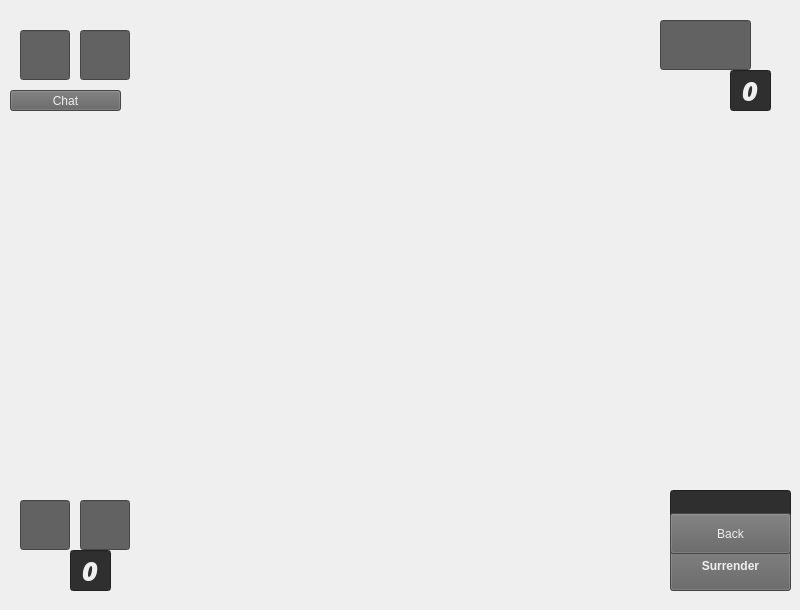
   <widget class="QWidget" name="page_2">
    <widget class="QWidget" name="gridLayoutWidget_2">
     <property name="geometry">
      <rect>
       <x>150</x>
       <y>90</y>
       <width>511</width>
       <height>481</height>
      </rect>
     </property>
     <layout class="QGridLayout" name="boardPlaceholder_3"/>
    </widget>
    <widget class="QWidget" name="horizontalLayoutWidget">
     <property name="geometry">
      <rect>
       <x>200</x>
       <y>0</y>
       <width>401</width>
       <height>80</height>
      </rect>
     </property>
     <layout class="QHBoxLayout" name="choiceLayout"/>
    </widget>
    <widget class="QLineEdit" name="groupTop">
     <property name="geometry">
      <rect>
       <x>20</x>
       <y>30</y>
       <width>50</width>
       <height>50</height>
      </rect>
     </property>
     <property name="minimumSize">
      <size>
       <width>0</width>
       <height>50</height>
      </size>
     </property>
     <property name="maximumSize">
      <size>
       <width>50</width>
       <height>50</height>
      </size>
     </property>
     <property name="font">
      <font>
       <family>Open Sans Extrabold</family>
       <pointsize>36</pointsize>
       <weight>75</weight>
       <italic>true</italic>
       <bold>true</bold>
      </font>
     </property>
     <property name="styleSheet">
      <string notr="true">background-color: rgb(98, 98, 98);
color: rgb(239, 239, 239);</string>
     </property>
     <property name="alignment">
      <set>Qt::AlignCenter</set>
     </property>
    </widget>
    <widget class="QLabel" name="label_3">
     <property name="geometry">
      <rect>
       <x>20</x>
       <y>10</y>
       <width>61</width>
       <height>20</height>
      </rect>
     </property>
     <property name="styleSheet">
      <string notr="true">
color: rgb(239, 239, 239);</string>
     </property>
     <property name="text">
      <string>Gruppe:</string>
     </property>
    </widget>
    <widget class="QLineEdit" name="groupBottom">
     <property name="geometry">
      <rect>
       <x>20</x>
       <y>500</y>
       <width>50</width>
       <height>50</height>
      </rect>
     </property>
     <property name="minimumSize">
      <size>
       <width>0</width>
       <height>50</height>
      </size>
     </property>
     <property name="maximumSize">
      <size>
       <width>50</width>
       <height>50</height>
      </size>
     </property>
     <property name="font">
      <font>
       <family>Open Sans Extrabold</family>
       <pointsize>36</pointsize>
       <weight>75</weight>
       <italic>true</italic>
       <bold>true</bold>
      </font>
     </property>
     <property name="styleSheet">
      <string notr="true">background-color: rgb(98, 98, 98);
color: rgb(239, 239, 239);</string>
     </property>
     <property name="alignment">
      <set>Qt::AlignCenter</set>
     </property>
    </widget>
    <widget class="QLabel" name="label_6">
     <property name="geometry">
      <rect>
       <x>20</x>
       <y>480</y>
       <width>59</width>
       <height>16</height>
      </rect>
     </property>
     <property name="styleSheet">
      <string notr="true">
color: rgb(239, 239, 239);</string>
     </property>
     <property name="text">
      <string>Gruppe:</string>
     </property>
    </widget>
    <widget class="QWidget" name="gridLayoutWidget_3">
     <property name="geometry">
      <rect>
       <x>670</x>
       <y>120</y>
       <width>121</width>
       <height>361</height>
      </rect>
     </property>
     <layout class="QGridLayout" name="rightGraveyard"/>
    </widget>
    <widget class="QLabel" name="label_2">
     <property name="geometry">
      <rect>
       <x>70</x>
       <y>10</y>
       <width>71</width>
       <height>20</height>
      </rect>
     </property>
     <property name="styleSheet">
      <string notr="true">
color: rgb(239, 239, 239);</string>
     </property>
     <property name="text">
      <string>Turns:</string>
     </property>
     <property name="alignment">
      <set>Qt::AlignCenter</set>
     </property>
    </widget>
    <widget class="QLineEdit" name="turnCounterTop">
     <property name="geometry">
      <rect>
       <x>80</x>
       <y>30</y>
       <width>50</width>
       <height>50</height>
      </rect>
     </property>
     <property name="maximumSize">
      <size>
       <width>50</width>
       <height>50</height>
      </size>
     </property>
     <property name="font">
      <font>
       <family>Open Sans Extrabold</family>
       <pointsize>36</pointsize>
       <weight>75</weight>
       <italic>true</italic>
       <bold>true</bold>
      </font>
     </property>
     <property name="styleSheet">
      <string notr="true">background-color: rgb(98, 98, 98);
color: rgb(239, 239, 239);</string>
     </property>
     <property name="alignment">
      <set>Qt::AlignCenter</set>
     </property>
    </widget>
    <widget class="QLineEdit" name="turnCounterBottom">
     <property name="geometry">
      <rect>
       <x>80</x>
       <y>500</y>
       <width>50</width>
       <height>50</height>
      </rect>
     </property>
     <property name="maximumSize">
      <size>
       <width>50</width>
       <height>50</height>
      </size>
     </property>
     <property name="font">
      <font>
       <family>Open Sans Extrabold</family>
       <pointsize>36</pointsize>
       <weight>75</weight>
       <italic>true</italic>
       <bold>true</bold>
      </font>
     </property>
     <property name="styleSheet">
      <string notr="true">background-color: rgb(98, 98, 98);
color: rgb(239, 239, 239);</string>
     </property>
     <property name="alignment">
      <set>Qt::AlignCenter</set>
     </property>
    </widget>
    <widget class="QLabel" name="label_13">
     <property name="geometry">
      <rect>
       <x>80</x>
       <y>480</y>
       <width>51</width>
       <height>20</height>
      </rect>
     </property>
     <property name="styleSheet">
      <string notr="true">
color: rgb(239, 239, 239);</string>
     </property>
     <property name="text">
      <string>Turns:</string>
     </property>
     <property name="alignment">
      <set>Qt::AlignCenter</set>
     </property>
    </widget>
    <widget class="QLineEdit" name="timer">
     <property name="geometry">
      <rect>
       <x>660</x>
       <y>20</y>
       <width>91</width>
       <height>50</height>
      </rect>
     </property>
     <property name="maximumSize">
      <size>
       <width>100</width>
       <height>50</height>
      </size>
     </property>
     <property name="font">
      <font>
       <family>Open Sans Extrabold</family>
       <pointsize>26</pointsize>
       <weight>75</weight>
       <italic>true</italic>
       <bold>true</bold>
      </font>
     </property>
     <property name="styleSheet">
      <string notr="true">background-color: rgb(98, 98, 98);
color: rgb(239, 239, 239);</string>
     </property>
     <property name="text">
      <string/>
     </property>
     <property name="alignment">
      <set>Qt::AlignCenter</set>
     </property>
    </widget>
    <widget class="QLabel" name="label_14">
     <property name="geometry">
      <rect>
       <x>680</x>
       <y>0</y>
       <width>59</width>
       <height>16</height>
      </rect>
     </property>
     <property name="styleSheet">
      <string notr="true">
color: rgb(239, 239, 239);</string>
     </property>
     <property name="text">
      <string>Timer:</string>
     </property>
    </widget>
    <widget class="QWidget" name="horizontalLayoutWidget_2">
     <property name="geometry">
      <rect>
       <x>180</x>
       <y>570</y>
       <width>481</width>
       <height>31</height>
      </rect>
     </property>
     <layout class="QHBoxLayout" name="horizontalLayout">
      <item>
       <widget class="QLabel" name="label_7">
        <property name="font">
         <font>
          <family>Arial</family>
          <weight>75</weight>
          <bold>true</bold>
         </font>
        </property>
        <property name="styleSheet">
         <string notr="true">
color: rgb(239, 239, 239);</string>
        </property>
        <property name="text">
         <string>A</string>
        </property>
       </widget>
      </item>
      <item>
       <widget class="QLabel" name="label_8">
        <property name="font">
         <font>
          <family>Arial</family>
          <weight>75</weight>
          <bold>true</bold>
         </font>
        </property>
        <property name="styleSheet">
         <string notr="true">
color: rgb(239, 239, 239);</string>
        </property>
        <property name="text">
         <string>B</string>
        </property>
       </widget>
      </item>
      <item>
       <widget class="QLabel" name="label_9">
        <property name="font">
         <font>
          <family>Arial</family>
          <weight>75</weight>
          <bold>true</bold>
         </font>
        </property>
        <property name="styleSheet">
         <string notr="true">
color: rgb(239, 239, 239);</string>
        </property>
        <property name="text">
         <string>C</string>
        </property>
       </widget>
      </item>
      <item>
       <widget class="QLabel" name="label_10">
        <property name="font">
         <font>
          <family>Arial</family>
          <weight>75</weight>
          <bold>true</bold>
         </font>
        </property>
        <property name="styleSheet">
         <string notr="true">
color: rgb(239, 239, 239);</string>
        </property>
        <property name="text">
         <string>D</string>
        </property>
       </widget>
      </item>
      <item>
       <widget class="QLabel" name="label_16">
        <property name="font">
         <font>
          <family>Arial</family>
          <weight>75</weight>
          <bold>true</bold>
         </font>
        </property>
        <property name="styleSheet">
         <string notr="true">
color: rgb(239, 239, 239);</string>
        </property>
        <property name="text">
         <string>E</string>
        </property>
       </widget>
      </item>
      <item>
       <widget class="QLabel" name="label_11">
        <property name="font">
         <font>
          <family>Arial</family>
          <weight>75</weight>
          <bold>true</bold>
         </font>
        </property>
        <property name="styleSheet">
         <string notr="true">
color: rgb(239, 239, 239);</string>
        </property>
        <property name="text">
         <string>F</string>
        </property>
       </widget>
      </item>
      <item>
       <widget class="QLabel" name="label_12">
        <property name="font">
         <font>
          <family>Arial</family>
          <weight>75</weight>
          <bold>true</bold>
         </font>
        </property>
        <property name="styleSheet">
         <string notr="true">
color: rgb(239, 239, 239);</string>
        </property>
        <property name="text">
         <string>G</string>
        </property>
       </widget>
      </item>
      <item>
       <widget class="QLabel" name="label_15">
        <property name="font">
         <font>
          <family>Arial</family>
          <weight>75</weight>
          <bold>true</bold>
         </font>
        </property>
        <property name="styleSheet">
         <string notr="true">
color: rgb(239, 239, 239);</string>
        </property>
        <property name="text">
         <string>H</string>
        </property>
       </widget>
      </item>
     </layout>
    </widget>
    <widget class="QWidget" name="verticalLayoutWidget">
     <property name="geometry">
      <rect>
       <x>130</x>
       <y>90</y>
       <width>21</width>
       <height>471</height>
      </rect>
     </property>
     <layout class="QVBoxLayout" name="verticalLayout">
      <item>
       <widget class="QLabel" name="label_31">
        <property name="font">
         <font>
          <family>Arial</family>
          <weight>75</weight>
          <bold>true</bold>
         </font>
        </property>
        <property name="styleSheet">
         <string notr="true">
color: rgb(239, 239, 239);</string>
        </property>
        <property name="text">
         <string>8</string>
        </property>
       </widget>
      </item>
      <item>
       <widget class="QLabel" name="label_25">
        <property name="font">
         <font>
          <family>Arial</family>
          <weight>75</weight>
          <bold>true</bold>
         </font>
        </property>
        <property name="styleSheet">
         <string notr="true">
color: rgb(239, 239, 239);</string>
        </property>
        <property name="text">
         <string>7</string>
        </property>
       </widget>
      </item>
      <item>
       <widget class="QLabel" name="label_32">
        <property name="font">
         <font>
          <family>Arial</family>
          <weight>75</weight>
          <bold>true</bold>
         </font>
        </property>
        <property name="styleSheet">
         <string notr="true">
color: rgb(239, 239, 239);</string>
        </property>
        <property name="text">
         <string>6</string>
        </property>
       </widget>
      </item>
      <item>
       <widget class="QLabel" name="label_27">
        <property name="font">
         <font>
          <family>Arial</family>
          <weight>75</weight>
          <bold>true</bold>
         </font>
        </property>
        <property name="styleSheet">
         <string notr="true">
color: rgb(239, 239, 239);</string>
        </property>
        <property name="text">
         <string>5</string>
        </property>
       </widget>
      </item>
      <item>
       <widget class="QLabel" name="label_29">
        <property name="font">
         <font>
          <family>Arial</family>
          <weight>75</weight>
          <bold>true</bold>
         </font>
        </property>
        <property name="styleSheet">
         <string notr="true">
color: rgb(239, 239, 239);</string>
        </property>
        <property name="text">
         <string>4</string>
        </property>
       </widget>
      </item>
      <item>
       <widget class="QLabel" name="label_26">
        <property name="font">
         <font>
          <family>Arial</family>
          <weight>75</weight>
          <bold>true</bold>
         </font>
        </property>
        <property name="styleSheet">
         <string notr="true">
color: rgb(239, 239, 239);</string>
        </property>
        <property name="text">
         <string>3</string>
        </property>
       </widget>
      </item>
      <item>
       <widget class="QLabel" name="label_28">
        <property name="font">
         <font>
          <family>Arial</family>
          <weight>75</weight>
          <bold>true</bold>
         </font>
        </property>
        <property name="styleSheet">
         <string notr="true">
color: rgb(239, 239, 239);</string>
        </property>
        <property name="text">
         <string>2</string>
        </property>
       </widget>
      </item>
      <item>
       <widget class="QLabel" name="label_30">
        <property name="font">
         <font>
          <family>Arial</family>
          <weight>75</weight>
          <bold>true</bold>
         </font>
        </property>
        <property name="styleSheet">
         <string notr="true">
color: rgb(239, 239, 239);</string>
        </property>
        <property name="text">
         <string>1</string>
        </property>
       </widget>
      </item>
     </layout>
    </widget>
    <widget class="QLineEdit" name="pointsTop">
     <property name="enabled">
      <bool>false</bool>
     </property>
     <property name="geometry">
      <rect>
       <x>730</x>
       <y>70</y>
       <width>41</width>
       <height>41</height>
      </rect>
     </property>
     <property name="font">
      <font>
       <family>Open Sans Extrabold</family>
       <pointsize>20</pointsize>
       <weight>75</weight>
       <italic>true</italic>
       <bold>true</bold>
      </font>
     </property>
     <property name="styleSheet">
      <string notr="true">background-color: rgb(47, 47, 47);
color: rgb(239, 239, 239);</string>
     </property>
     <property name="text">
      <string>0</string>
     </property>
     <property name="alignment">
      <set>Qt::AlignCenter</set>
     </property>
     <property name="readOnly">
      <bool>false</bool>
     </property>
    </widget>
    <widget class="QLineEdit" name="pointsBottom">
     <property name="enabled">
      <bool>false</bool>
     </property>
     <property name="geometry">
      <rect>
       <x>70</x>
       <y>550</y>
       <width>41</width>
       <height>41</height>
      </rect>
     </property>
     <property name="font">
      <font>
       <family>Open Sans Extrabold</family>
       <pointsize>20</pointsize>
       <weight>75</weight>
       <italic>true</italic>
       <bold>true</bold>
      </font>
     </property>
     <property name="styleSheet">
      <string notr="true">background-color: rgb(47, 47, 47);
color: rgb(239, 239, 239);</string>
     </property>
     <property name="text">
      <string>0</string>
     </property>
     <property name="alignment">
      <set>Qt::AlignCenter</set>
     </property>
     <property name="readOnly">
      <bool>true</bool>
     </property>
    </widget>
    <widget class="QLabel" name="label_18">
     <property name="geometry">
      <rect>
       <x>20</x>
       <y>560</y>
       <width>41</width>
       <height>18</height>
      </rect>
     </property>
     <property name="styleSheet">
      <string notr="true">
color: rgb(239, 239, 239);</string>
     </property>
     <property name="text">
      <string>Points:</string>
     </property>
    </widget>
    <widget class="QLabel" name="label_19">
     <property name="geometry">
      <rect>
       <x>680</x>
       <y>80</y>
       <width>41</width>
       <height>18</height>
      </rect>
     </property>
     <property name="styleSheet">
      <string notr="true">
color: rgb(239, 239, 239);</string>
     </property>
     <property name="text">
      <string>Points:</string>
     </property>
    </widget>
    <widget class="QLineEdit" name="colorPlayer">
     <property name="geometry">
      <rect>
       <x>670</x>
       <y>490</y>
       <width>121</width>
       <height>41</height>
      </rect>
     </property>
     <property name="font">
      <font>
       <pointsize>12</pointsize>
       <weight>50</weight>
       <bold>false</bold>
      </font>
     </property>
     <property name="styleSheet">
      <string notr="true">background-color: rgb(47, 47, 47);
color: rgb(239, 239, 239);</string>
     </property>
    </widget>
    <widget class="QPushButton" name="quitGame">
     <property name="geometry">
      <rect>
       <x>670</x>
       <y>540</y>
       <width>121</width>
       <height>51</height>
      </rect>
     </property>
     <property name="font">
      <font>
       <family>Arial</family>
       <weight>75</weight>
       <bold>true</bold>
      </font>
     </property>
     <property name="styleSheet">
      <string notr="true">background-color: rgb(98, 98, 98);
color: rgb(239, 239, 239);</string>
     </property>
     <property name="text">
      <string>Surrender</string>
     </property>
    </widget>
    <widget class="QPushButton" name="back">
     <property name="geometry">
      <rect>
       <x>670</x>
       <y>513</y>
       <width>121</width>
       <height>41</height>
      </rect>
     </property>
     <property name="styleSheet">
      <string notr="true">background-color: rgb(98, 98, 98);
color: rgb(239, 239, 239);</string>
     </property>
     <property name="text">
      <string>Back</string>
     </property>
    </widget>
    <widget class="QPushButton" name="openChat">
     <property name="geometry">
      <rect>
       <x>10</x>
       <y>90</y>
       <width>111</width>
       <height>21</height>
      </rect>
     </property>
     <property name="styleSheet">
      <string notr="true">background-color: rgb(98, 98, 98);
color: rgb(239, 239, 239);</string>
     </property>
     <property name="text">
      <string>Chat</string>
     </property>
    </widget>
    <widget class="QWidget" name="gridLayoutWidget">
     <property name="geometry">
      <rect>
       <x>10</x>
       <y>120</y>
       <width>121</width>
       <height>361</height>
      </rect>
     </property>
     <layout class="QGridLayout" name="leftGraveyard"/>
    </widget>
   </widget>
